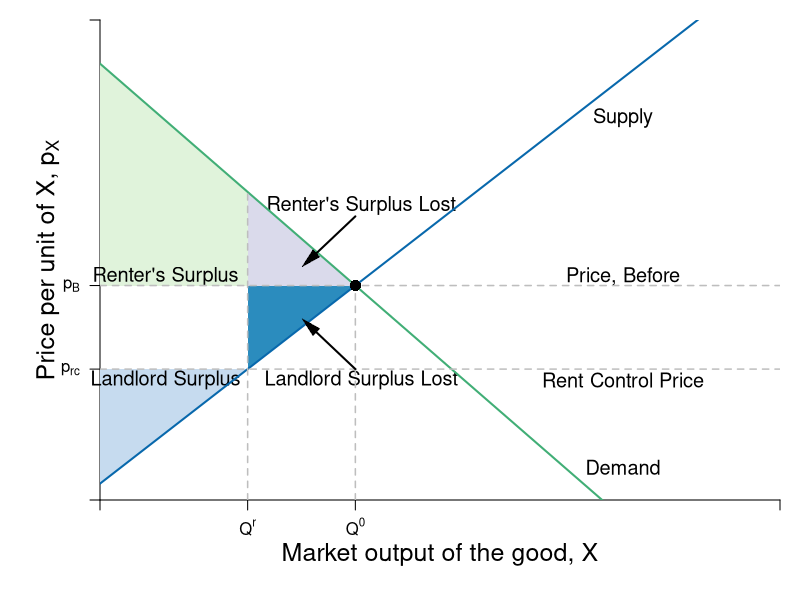

The R source for this figure:
require(shape)
pdf(file = "public_mechanism/landlord_rc.pdf", width = 9, height = 7)

#Set parameters for graphics
axislabelsize <- 1.5
labelsize <- 1.2
graphlinewidth <- 2
segmentlinewidth <- 1.5

COL <- c("#7fc97f", "#beaed4", "#fdc086", "#ffff99", "#386cb0", "#f0027f", "#bf5b17", "#666666")
COLA <- c("#e0f3db", "#99d8c9","#66c2a4","#41ae76", "#238b45", "#005824")
COLB <- c("#c6dbef", "#4eb3d3", "#2b8cbe", "#0868ac","#084081")
COLC <- c("#fcfbfd", "#efedf5", "#dadaeb", "#bcbddc", "#9e9ac8", "#807dba", "#6a51a3", "#54278f", "#3f007d")

par(mar =  c(5, 5, 1, 1))

Demand <- function(x, rmax = 20, xmax = 12, n = 8) {
  rmax - (rmax/(n*xmax))*x
}

mrsA <- function(x, rmax = 20, xmax = 10) {
  rmax - (rmax/xmax)*x
}

#uA <- function(x, y, rmax, rmax = 20, xmax = 10) {
#  y + rmax*x - (1/2)(rmax/xmax)*x^2
#}


Supply <- function(x, c1 = 0.75, c2 = 0.0465){
  c1 + 4*c2*x
}

xlims <- c(0, 130)
ylims <- c(0, 22)

npts <- 501 
x <- seq(xlims[1], xlims[2], length.out = npts)
y <- seq(ylims[1], ylims[2], length.out = npts) 
a <- c(46.08, 55, 64)
b <- c(46.08, 55, 64)

plot(0, 0, xlim = xlims, ylim = ylims, type = "n",
     xlab = expression(paste("")),
     ylab = expression(paste("")), 
     xaxt = "n", 
     yaxt = "n", 
     cex.lab = axislabelsize, 
     bty = "n",
     xaxs="i", 
     yaxs="i")

# ticksy <- seq(from = 0, to = ylims[2], by = 2)
# ylabels <- seq(from = 0, to = ylims[2], by = 2)
# ticksx <- seq(from = 0, to = xlims[2], by = 2)
# xlabels <- seq(from = 0, to = xlims[2], by = 2)
ticksy <- c(0, 6, 9.83, ylims[2])
ylabels <- c(NA, expression(paste(p[rc])), expression(paste(p[B])), NA)
ticksx <- c(0, 28.226, 48.817, xlims[2])
xlabels <- c(NA, expression(paste(Q^r)), expression(paste(Q^0)), NA)

axis(1, at = ticksx, pos = 0, labels = xlabels)
axis(2, at = ticksy, pos = 0, labels = ylabels, las = 1)

npts <- 500 
xx1 <- seq(xlims[1], xlims[2], length.out = npts)

#Draw the polygon for landlord surplus
xpoly1 <- c(0, 28.226, 0, 0)
ypoly1 <- c(0.75, 6, 6, 0.75)
polygon(x = xpoly1, y = ypoly1, col=COLB[1], density=NULL, border = NA)

#Draw the polygon for renter surplus
xpoly2 <- c(0, 0, 28.226, 28.226)
ypoly2 <- c(9.83, 20, 14.1196, 9.83)
polygon(x = xpoly2, y = ypoly2, col=COLA[1], density=NULL, border = NA)

#Draw the polygon for renter loss
xpoly3 <- c(28.226, 28.226, 48.817)
ypoly3 <- c( 9.83, 14.1196, 9.83)
polygon(x = xpoly3, y = ypoly3, col=COLC[3], density=NULL, border = NA)

#Draw the polygon for LL loss
xpoly4 <- c(28.226, 28.226, 48.817)
ypoly4 <- c(6, 9.83, 9.83)
polygon(x = xpoly4, y = ypoly4, col=COLB[3], density=NULL, border = NA)
# CHANGE THIS COLOR

text(12.5, 5.5, expression(paste("Landlord Surplus")), xpd = TRUE, cex = labelsize)
#text(25, 5, expression(paste("(Economic Profit)")), xpd = TRUE, cex = labelsize) 

text(12.5, 10.25, expression(paste("Renter's Surplus")), xpd = TRUE, cex = labelsize) 
text(50, 13.5, expression(paste("Renter's Surplus Lost")), xpd = TRUE, cex = labelsize) 

text(50, 5.5, expression(paste("Landlord Surplus Lost")), xpd = TRUE, cex = labelsize) 

#Lines for mrs graph
lines(xx1, Demand(xx1), col = COLA[4], lwd = graphlinewidth)
lines(xx1, Supply(xx1), col = COLB[4], lwd = graphlinewidth)
#lines(xx1, mrsA(xx1, rmax = 20, xmax = 10), col = COLA[4], lwd = graphlinewidth)

segments(0, 9.83, xlims[2], 9.83, lty = 2, "gray" , lwd = segmentlinewidth)
segments(48.817, 0, 48.817, 9.83, lty = 2, col = "gray" , lwd = segmentlinewidth)
points(48.817, 9.83, pch = 16, col = "black", cex = 1.5)

segments(0, 6, xlims[2], 6, lty = 2, "gray" , lwd = segmentlinewidth)
segments(28.226, 0, 28.226, 14.1196, lty = 2, "gray" , lwd = segmentlinewidth)

#Label axes
mtext(expression(paste("Market output of the good, ", X)), side=1, line = 2.5, cex = axislabelsize)
text(-10, 0.5*ylims[2], expression(paste("Price per unit of X, ", p[X])), xpd = TRUE, cex = axislabelsize, srt = 90) 
# 
# points(50, 10, pch = 16, col = "black", cex = 1.5)
# text(52, 10.5, expression(M))

#segments(4.11765, 6.17647, 5.88, 8.88, lty = 1, col = COL[2] , lwd = graphlinewidth)
text(100, 10.25, expression("Price, Before"), cex = labelsize)
text(100, 5.5, expression(paste("Rent Control Price")), cex = labelsize)

text(100, 1.5, expression("Demand"), cex = labelsize)
text(100, 17.5, expression("Supply"), cex = labelsize)
#text(7.3, 2.5, expression("Curve"))
#Arrows(7.3, 3.5, 7.3, 6.1, col = "black", lty = 1, lwd = 2, arr.type = "triangle", arr.lwd = 0.5)

#Label the iso-welfare functions for the HG, Aisha
# text(3.8, 1.5, expression(u[1]^A))
# text(4.6, 1.5, expression(u[2]^A))
# text(5.5, 1.5, expression(u[3]^A))
#text(6.6, 8.3, expression(u[4]^A))


#Label the indifference curves for the HG, Betty
# text(7.6, 17, expression(u[1]^B))
# text(6.48.817, 17, expression(u[2]^B))
# text(6, 17, expression(u[3]^B))
#text(3.4, 6.9, expression(v[4]^B))

#Label mrs function
#text(94, 6.8, expression(paste("Demand: ", X(p) == 120 - 6*p)))

#text(94, 5.5, expression(paste("Inverse Demand: ", p(X) == 20 - frac(1,5)*X)))
Arrows(48.817, 13, 40, 11, col = "black", lty = 1, lwd = 2, arr.type = "triangle", arr.lwd = 0.5)
Arrows(48.817, 6, 40, 8, col = "black", lty = 1, lwd = 2, arr.type = "triangle", arr.lwd = 0.5)
#Label satiation
#text(20, 3.5, expression(paste(x[max] == "Point")))
#text(20, 3, expression(paste("of Satiation")))
#Arrows(20, 2.5, 20, 0.5, col = "black", lty = 1, lwd = 2, arr.type = "triangle", arr.lwd = 0.5)

#Label highest willingness to pay
#text(5, 10, expression("Consumer Surplus"))
#text(5, 9, expression(paste(CS==frac(1, 2)*bgroup("(",r[max] - p,")")*x)))
#Arrows(5, 8.5, 5, 6, col = "black", lty = 1, lwd = 2, arr.type = "triangle", arr.lwd = 0.5)

dev.off()
